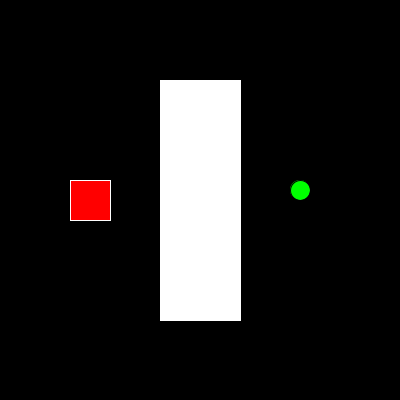
Frame 1 (no input)
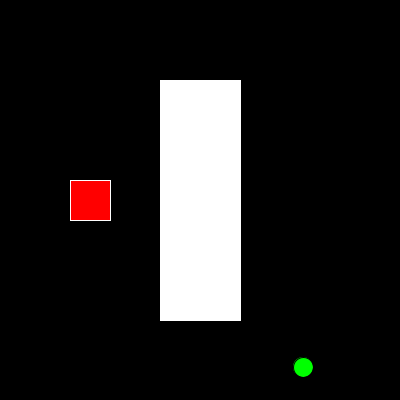
Frame 60 (the mouse pressed at the canvas centre just before this capture)
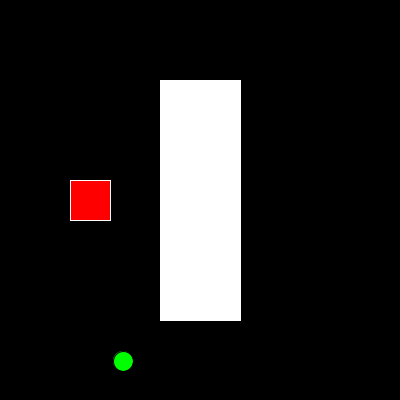
Frame 120 (the mouse held since frame 60 and released just before this capture)

The Processing sketch that drew these frames (run headless with seeded random() and noise(); from frame 60 on, the mouse is pressed at the canvas centre):

// Processing sketch: processing_714
// ── processing_714.pde

Wall muro;
Target targ;
Ai ai;
int x, y;
int sx, sy;

void setup(){
  size(400, 400);
  background(0);
  muro = new Wall();
  targ = new Target();
  ai = new Ai();
  x = 300;
  y = 190;
  
  sx = 3;
  sy = 3;
  frameRate(30);
}

void draw(){
  background(0);
  
  muro.drawWall();
  targ.drawTarget();
  
  ai.drawAi(x, y);
  
  // engines started
  x += sx;
  y += sy;
  
  //canvas are hard
  if (x>= width - (ai.w) / 2 || x <= (ai.w) / 2)
  {
    sx*=-1;
  }
  if (y>= height - (ai.h) / 2 || y<= (ai.h) / 2)
  {
    sy*=-1;
  }
  
  //walls are hard
  if (x >= muro.x - (ai.w) /2 && x <= (muro.x + muro.w) + (ai.w) / 2)
  {
    if(y >= muro.y - (ai.w) /2 && y<= (muro.y + muro.h) + (ai.w)/2)
    {
      if (x >= muro.x && x<= muro.x + muro.w)
      {
        sy*=-1;
      }
      else
      {
        sx*=-1;
      }
    }
    
  }
  
  sx*= targ.checkTarget(x, y);
  sy*= targ.checkTarget(x, y);
  
}

class Wall {
  int x, y, w, h;
  
  Wall() {
    x = 160;
    y = 80;
    w = 80;
    h = 240;
  }
  
  void drawWall() {
    stroke(255);
    fill(255);
    rect(x, y, w, h);
  }
}

class Target {
  int x, y, w, h;
  
  Target() {
    x = 70;
    y = 180;
    w = 40;
    h = 40;
  }
  
  void drawTarget() {
    stroke(255);
    fill(255, 0, 0);
    rect(x, y, w, h);
  }
  
  int checkTarget(int curx, int cury) {
    if(curx >= x && curx <= x + w && cury >= y && cury <= y + h)
    {
      return 0;
    }
    else
    {
      return 1;
    }
  }
}

class Ai {
  int x, y, w, h;
  
  Ai() {
    //x = posx; //300;
    //y = posy; //190;
    w = 20;
    h = 20;
  }
  
  void drawAi(int posx, int posy) {
    stroke(0);
    fill(0, 255, 0);
    x = posx;
    y = posy;
    ellipse(x, y, w, h);
  }
}
